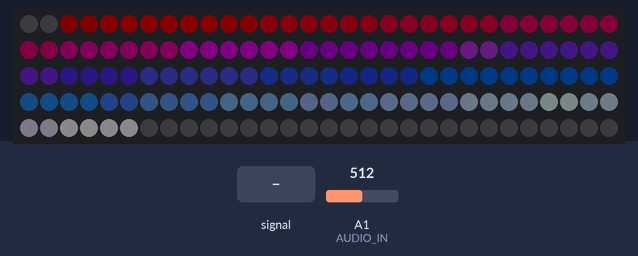
Simulated run of this sketch. Board: Arduino Uno, built with avr-gcc and run on an emulated ATmega328P. On the bench: 150 RGB LEDs in strip order, left to right, continuing on the next row. The inputs (shaded band) are chosen by the test bench; at power-on: A1 (AUDIO_IN) = 512. Dim RGB values are drawn brighter than linear.

Above: at 1.2 s.
1.3 s: A1 (AUDIO_IN) fed a 200 Hz sine of ±81 counts around its level
4.0 s: A1 (AUDIO_IN) fed a 1000 Hz sine of ±255 counts around its level
6.4 s: A1 (AUDIO_IN) set to 716
Timing chart, 0 to 9.4 s (numbered marks = the images above; inputs shaded):
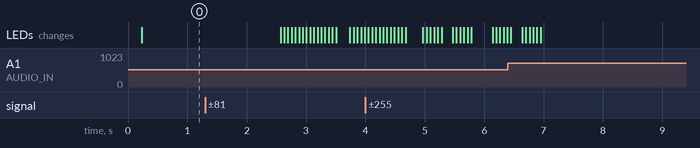

The sketch:

LinearMusicStrip.ino
```cpp
#include <FastLED.h>
#include <arduinoFFT.h>

// --- Macros ---

/* FFT Essentials */
#define AUDIO_IN        15
#define SAMPLES         128   // power of 2
#define SAMPLING_RATE   10000 // Hz

/* FFT Additionals */
#define FREQ_PER_BIN    round(SAMPLING_RATE * (1.0 / SAMPLES))
#define NOISE_THRESHOLD 75.0  // magnitude

/* Frequency Breakpoints */
#define FREQ_BASS_PEAK 300  // Hz
#define FREQ_MID_PEAK  1700 // Hz
#define FREQ_HIGH_PEAK 3500 // Hz

/* Sample Breakpoints */
#define BIN_START     1
#define BIN_BASS_PEAK FREQ_BASS_PEAK / FREQ_PER_BIN
#define BIN_MID_PEAK  FREQ_MID_PEAK  / FREQ_PER_BIN
#define BIN_HIGH_PEAK FREQ_HIGH_PEAK / FREQ_PER_BIN
#define BIN_END       SAMPLES / 2 - 1

/* LED Essentials */
#define DATA_OUT           7
#define LED_TYPE           WS2812B
#define COLOR_TYPE         GRB
#define NUM_STRIPS         1
#define NUM_LEDS_PER_STRIP 150

/* Animation Settings */
#define ANIMATION_STEPS 16
#define ANIMATION_DELAY 25 // milliseconds
#define LED_PER_BIN     2

/* Color Settings */
#define BASE_BRIGHTNESS 30  // out of 256
#define PEAK_BRIGHTNESS 150 // out of 256
#define COLOR_START     CHSV(0, 0, 0)
#define COLOR_BASS      CHSV(0, 247, PEAK_BRIGHTNESS)
#define COLOR_MID       CHSV(208, 214, PEAK_BRIGHTNESS)
#define COLOR_HIGH      CHSV(145, 217, PEAK_BRIGHTNESS)
#define COLOR_END       CHSV(0, 0, PEAK_BRIGHTNESS)

/* Utilities */
#define ONE_SECOND   1000000
#define NUM_LEDS     NUM_STRIPS * NUM_LEDS_PER_STRIP
#define WAVE_AMP     256

// --- Global Variables ---

/* FFT globals */
unsigned long samplingPeriod; // microseconds
unsigned long samplingTime;   // microseconds
double vReal[SAMPLES];
double vImag[SAMPLES];
arduinoFFT fft = arduinoFFT(vReal, vImag, SAMPLES, SAMPLING_RATE);
double peak;
double peakAmp;

/* LED globals */
CRGB leds[NUM_LEDS];
double multiplier;
double factor;
double luma;

void setup() {
  Serial.begin(115200);

  samplingPeriod = round(ONE_SECOND * (1.0 / SAMPLING_RATE));

  FastLED.addLeds<NUM_STRIPS, LED_TYPE, DATA_OUT, COLOR_TYPE>(leds, NUM_LEDS_PER_STRIP);
  FastLED.clear();
  FastLED.show();
}

void loop() {
  /* INPUT */
  for (int i = 0; i < SAMPLES; i++) {
    samplingTime = micros();

    vReal[i] = analogRead(AUDIO_IN);
    vImag[i] = 0;

    while (micros() - samplingTime < samplingPeriod) {}
  }

  /* FFT */
  fft.Windowing(FFT_WIN_TYP_HAMMING, FFT_FORWARD);
  fft.Compute(FFT_FORWARD);
  fft.ComplexToMagnitude();
  fft.MajorPeak(&peak, &peakAmp);

  /* LED */
  for (int k = 1; k <= ANIMATION_STEPS; k++) {
    multiplier = cubicwave8(round(k * WAVE_AMP * (1.0 / ANIMATION_STEPS))) * (1.0 / WAVE_AMP);

    for (int i = BIN_START; i <= BIN_END; i++) {
      factor = 0;
      if (NOISE_THRESHOLD <= vReal[i] && vReal[i] <= peakAmp) {
        factor = (vReal[i] - NOISE_THRESHOLD) / (peakAmp - NOISE_THRESHOLD);
      }

      luma = BASE_BRIGHTNESS;
      if (factor > 0.1) {
        luma += round((PEAK_BRIGHTNESS - BASE_BRIGHTNESS) * factor * multiplier);
      }

      for (int j = 0; j < LED_PER_BIN; j++) {
        int idx = (i - BIN_START) * LED_PER_BIN + j;
        leds[idx] = getColor(i);
        leds[idx].nscale8(luma);
      }
    }

    FastLED.show();
    if (k < ANIMATION_STEPS) {
      delay(ANIMATION_DELAY);
    }
  }
}

int transition(int from, int to, double factor) {
  return round((1 - factor) * from + factor * to);
}

CRGB transitionRGB(CRGB from, CRGB to, double factor) {
  return CRGB(
    transition(from.r, to.r, factor),
    transition(from.g, to.g, factor),
    transition(from.b, to.b, factor)
  );
}

CRGB getColor(int bin) {
  double factor;

  if (bin <= BIN_BASS_PEAK) {
    factor = (bin - BIN_START) * (1.0 / (BIN_BASS_PEAK - BIN_START));
    return transitionRGB(COLOR_START, COLOR_BASS, factor);
  } else if (bin <= BIN_MID_PEAK) {
    factor = (bin - BIN_BASS_PEAK) * (1.0 / (BIN_MID_PEAK - BIN_BASS_PEAK));
    return transitionRGB(COLOR_BASS, COLOR_MID, factor);
  } else if (bin <= BIN_HIGH_PEAK) {
    factor = (bin - BIN_MID_PEAK) * (1.0 / (BIN_HIGH_PEAK - BIN_MID_PEAK));
    return transitionRGB(COLOR_MID, COLOR_HIGH, factor);
  } else if (bin <= BIN_END) {
    factor = (bin - BIN_HIGH_PEAK) * (1.0 / (BIN_END - BIN_HIGH_PEAK));
    return transitionRGB(COLOR_HIGH, COLOR_END, factor);
  }

  return CRGB::Black;
}
```
